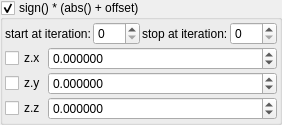
    <widget class="MyGroupBox" name="groupCheck_transf_function_enabledP_false">
     <property name="toolTip">
      <string/>
     </property>
     <property name="title">
      <string>sign() * (abs() + offset)&amp;</string>
     </property>
     <property name="checkable">
      <bool>true</bool>
     </property>
     <layout class="QVBoxLayout" name="verticalLayout_57">
      <property name="spacing">
       <number>2</number>
      </property>
      <property name="leftMargin">
       <number>2</number>
      </property>
      <property name="topMargin">
       <number>2</number>
      </property>
      <property name="rightMargin">
       <number>2</number>
      </property>
      <property name="bottomMargin">
       <number>2</number>
      </property>
      <item>
       <layout class="QHBoxLayout" name="horizontalLayout_20" stretch="0,1,0,1">
        <item>
         <widget class="QLabel" name="label_101">
          <property name="text">
           <string>start at iteration:</string>
          </property>
         </widget>
        </item>
        <item>
         <widget class="MySpinBox" name="spinboxInt_transf_start_iterations_P">
          <property name="sizePolicy">
           <sizepolicy hsizetype="Minimum" vsizetype="Maximum">
            <horstretch>0</horstretch>
            <verstretch>0</verstretch>
           </sizepolicy>
          </property>
          <property name="minimum">
           <number>0</number>
          </property>
          <property name="maximum">
           <number>999</number>
          </property>
          <property name="value">
           <number>0</number>
          </property>
         </widget>
        </item>
        <item>
         <widget class="QLabel" name="label_73">
          <property name="text">
           <string>stop at iteration:</string>
          </property>
         </widget>
        </item>
        <item>
         <widget class="MySpinBox" name="spinboxInt_transf_stop_iterations_P1">
          <property name="sizePolicy">
           <sizepolicy hsizetype="Preferred" vsizetype="Maximum">
            <horstretch>0</horstretch>
            <verstretch>0</verstretch>
           </sizepolicy>
          </property>
          <property name="maximum">
           <number>999</number>
          </property>
         </widget>
        </item>
       </layout>
      </item>
      <item>
       <layout class="QGridLayout" name="gridLayout_4" columnstretch="0,1">
        <property name="spacing">
         <number>2</number>
        </property>
        <item row="1" column="0">
         <widget class="MyCheckBox" name="checkBox_transf_function_enabledBy_false">
          <property name="text">
           <string notr="true">z.y</string>
          </property>
         </widget>
        </item>
        <item row="1" column="1">
         <widget class="MyDoubleSpinBox" name="spinbox3_transf_offset_000_y">
          <property name="sizePolicy">
           <sizepolicy hsizetype="Minimum" vsizetype="Maximum">
            <horstretch>0</horstretch>
            <verstretch>0</verstretch>
           </sizepolicy>
          </property>
          <property name="prefix">
           <string/>
          </property>
          <property name="suffix">
           <string/>
          </property>
          <property name="decimals">
           <number>6</number>
          </property>
          <property name="minimum">
           <double>-99.989999999999995</double>
          </property>
          <property name="maximum">
           <double>99.989999999999995</double>
          </property>
          <property name="singleStep">
           <double>0.100000000000000</double>
          </property>
         </widget>
        </item>
        <item row="2" column="1">
         <widget class="MyDoubleSpinBox" name="spinbox3_transf_offset_000_z">
          <property name="sizePolicy">
           <sizepolicy hsizetype="Minimum" vsizetype="Maximum">
            <horstretch>0</horstretch>
            <verstretch>0</verstretch>
           </sizepolicy>
          </property>
          <property name="prefix">
           <string/>
          </property>
          <property name="suffix">
           <string/>
          </property>
          <property name="decimals">
           <number>6</number>
          </property>
          <property name="minimum">
           <double>-99.989999999999995</double>
          </property>
          <property name="maximum">
           <double>99.989999999999995</double>
          </property>
          <property name="singleStep">
           <double>0.100000000000000</double>
          </property>
         </widget>
        </item>
        <item row="0" column="1">
         <widget class="MyDoubleSpinBox" name="spinbox3_transf_offset_000_x">
          <property name="sizePolicy">
           <sizepolicy hsizetype="Minimum" vsizetype="Maximum">
            <horstretch>0</horstretch>
            <verstretch>0</verstretch>
           </sizepolicy>
          </property>
          <property name="prefix">
           <string/>
          </property>
          <property name="suffix">
           <string/>
          </property>
          <property name="decimals">
           <number>6</number>
          </property>
          <property name="minimum">
           <double>-99.989999999999995</double>
          </property>
          <property name="maximum">
           <double>99.989999999999995</double>
          </property>
          <property name="singleStep">
           <double>0.100000000000000</double>
          </property>
         </widget>
        </item>
        <item row="2" column="0">
         <widget class="MyCheckBox" name="checkBox_transf_function_enabledBz_false">
          <property name="text">
           <string notr="true">z.z</string>
          </property>
         </widget>
        </item>
        <item row="0" column="0">
         <widget class="MyCheckBox" name="checkBox_transf_function_enabledBx_false">
          <property name="text">
           <string notr="true">z.x</string>
          </property>
         </widget>
        </item>
       </layout>
      </item>
     </layout>
    </widget>
